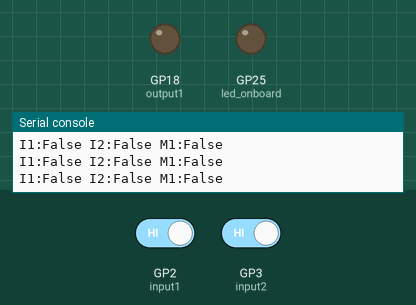
This program was run on a simulated Raspberry Pi Pico running MicroPython. Shown: output pins drawn as LEDs (lit = HIGH), the last lines printed to the serial console. Inputs (shaded band) come from the test bench; at power-on: GP2 (input1) HIGH, GP3 (input2) HIGH.

Above: at 6.2 s.
6.3 s: GP2 (input1) driven LOW and GP3 (input2) driven LOW
At 7.0 s:
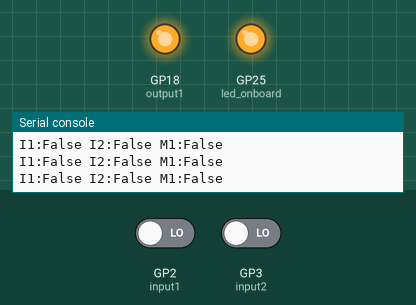
7.8 s: GP2 (input1) driven HIGH
At 8.3 s:
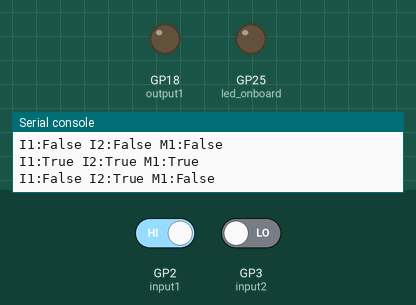
9.3 s: GP2 (input1) driven LOW
At 10.7 s:
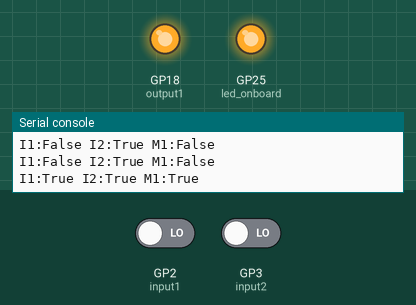
Timing chart, 0 to 11.8 s (numbered marks = the images above; inputs shaded):
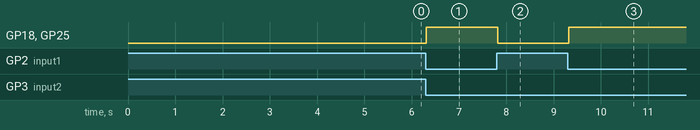

The program:

ladder_basic.py
```python
"""
Exemplo 3: Sistema LADDER Básico
"""
from machine import Pin
import time

# Entradas
input1 = Pin(2, Pin.IN, Pin.PULL_UP)
input2 = Pin(3, Pin.IN, Pin.PULL_UP)

# Saídas
output1 = Pin(18, Pin.OUT)
led_onboard = Pin("LED", Pin.OUT)

# Variável auxiliar
memory1 = False

def ladder_scan():
    """Um ciclo de scan da lógica LADDER"""
    global memory1

    # Lê entradas (invertido por causa do pull-up)
    i1 = not input1.value()
    i2 = not input2.value()

    # RUNG 1: Se I1 AND I2 então M1 = True
    memory1 = i1 and i2

    # RUNG 2: Se M1 então OUTPUT1 = True
    output1.value(memory1)

    # RUNG 3: LED onboard mostra status de M1
    led_onboard.value(memory1)

    return i1, i2, memory1

print("Sistema LADDER iniciado")
print("I1=GP2, I2=GP3, O1=GP18, LED=Onboard")

try:
    while True:
        i1, i2, m1 = ladder_scan()

        # Debug a cada segundo
        if time.ticks_ms() % 1000 < 100:
            print(f"I1:{i1} I2:{i2} M1:{m1}")

        time.sleep(0.1)

except KeyboardInterrupt:
    output1.off()
    led_onboard.off()
    print("Sistema LADDER parado")
```

Measured:
- after the input at 6.3 s, GP18 (output1), GP25 (led_onboard): LOW → HIGH at once
- after the input at 7.8 s, GP18 (output1), GP25 (led_onboard): HIGH → LOW at once
- after the input at 9.3 s, GP18 (output1), GP25 (led_onboard): LOW → HIGH at once
